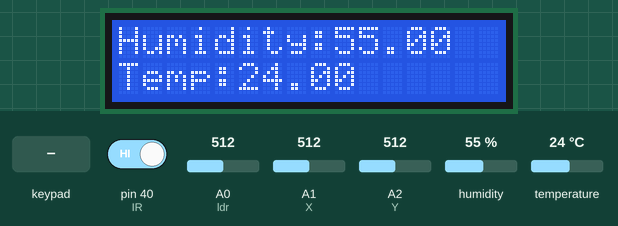
The sketch below on a simulated Arduino Mega 2560, built with avr-gcc and run on an emulated ATmega2560. Shown: 16×2 character LCD. The inputs (shaded band) are chosen by the test bench; at power-on: pin 40 (IR) HIGH, A0 (ldr) = 512, A1 (X) = 512, A2 (Y) = 512, humidity 55 %, temperature 24 °C. Random numbers use the default seed unless the sketch sets one; what the sketch prints to the serial monitor is not drawn.

Above: at 2.2 s.
2.3 s: key 'A' pressed
At 16.5 s:
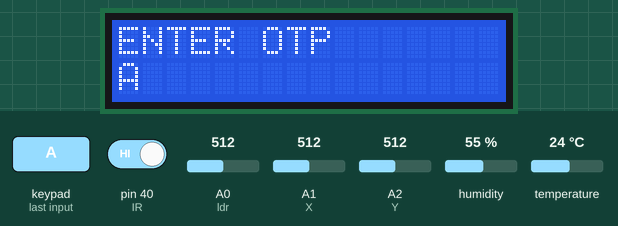
17.6 s: keypad keys 3 8 4 0 4 2 4 4 # pressed 0.4 s apart
At 21.5 s:
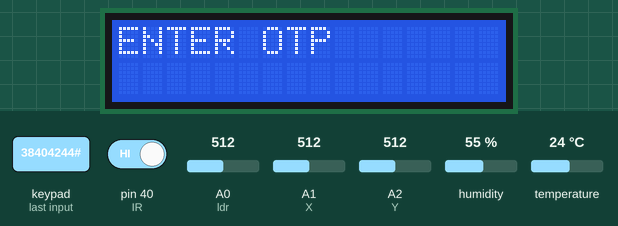
24.2 s: key 'B' pressed
At 25.4 s:
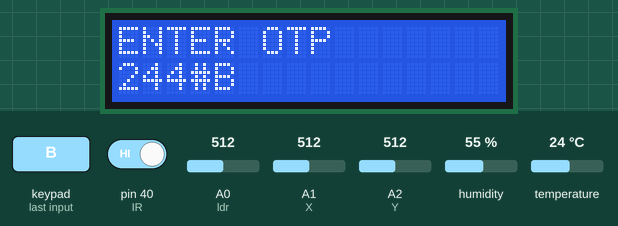
25.7 s: keypad keys 3 8 4 0 4 2 4 4 * pressed 0.4 s apart
At 36.0 s:
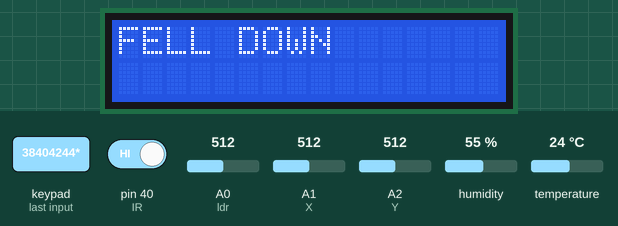
47.3 s: key 'C' pressed
At 48.1 s:
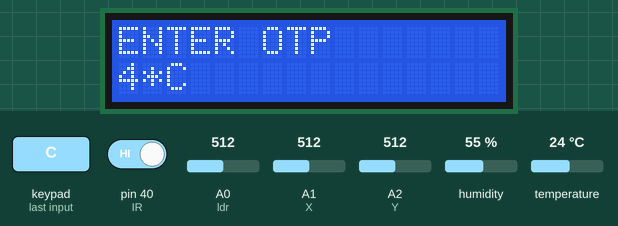
48.8 s: keypad keys 3 8 4 0 4 2 4 4 D pressed 0.4 s apart
At 54.2 s:
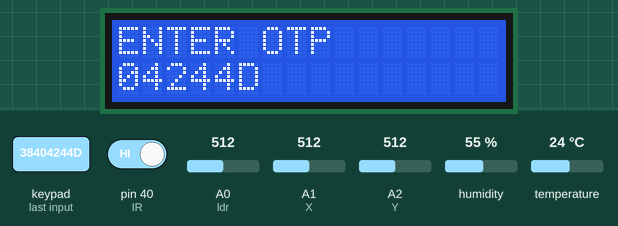
Timing chart, 0 to 55.7 s (numbered marks = the images above; inputs shaded):
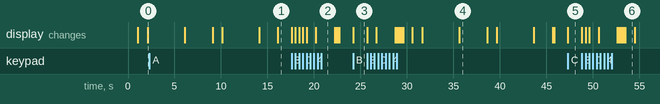

Measured:
- after the input at 17.6 s, the display: first changes at once (image 2 shows a later state)
- after the input at 24.2 s, the display: changes at once (image 3)
- after the input at 25.7 s, the display: first changes at once (image 4 shows a later state)
- after the input at 47.3 s, the display: changes at once (image 5)
- after the input at 48.8 s, the display: first changes at once (image 6 shows a later state)
- what the display in image 4 shows lasts 3.0 s, from 35.6 s to 38.6 s
- what the display in image 6 shows lasts 1.0 s, from 53.5 s to 54.5 s

The sketch:

IPSVDG.ino
```cpp
#include<LiquidCrystal.h>
#include<DHT.h>
#include <stdio.h>
#include <stdlib.h>
#include <string.h>
#include <Keypad.h>

#include<String.h>
#define Type DHT11
const int rs = 12, en = 13, d4 = 8, d5 = 9, d6 = 10, d7 = 11;
LiquidCrystal lcd(rs, en, d4, d5, d6, d7);
int X=A1;
int Y=A2;
int ldr=A0;
int IR=40;
int IN1=6;
int IN2=7;
//int gps;
int DHT11PIN=38;
DHT HT(DHT11PIN,Type);
float Humidity;
float tempC;
int valueX;
int valueY;
int value1;
long randNum;
char keyp[6],ch;//keypad
String s;//keypad
String s1;
int str_len;
 char textmessage[20],mystr[20];
const byte ROWS = 4; //four rows
const byte COLS = 4; //four columns
//define the cymbols on the buttons of the keypads
char hexaKeys[ROWS][COLS] = {
  {'1','2','3','A'},
  {'4','5','6','B'},
  {'7','8','9','C'},
  {'*','0','#','D'}
};
byte rowPins[ROWS] = {38,40,42,44}; //connect to the row pinouts of the keypad
byte colPins[COLS] = {46,48,50,52}; //connect to the column pinouts of the keypad

//initialize an instance of class NewKeypad
Keypad customKeypad = Keypad( makeKeymap(hexaKeys), rowPins, colPins, ROWS, COLS);
//TinyGPS gps;
void setup() {
  pinMode(DHT11PIN,INPUT);
  pinMode(X,INPUT);
pinMode(Y,INPUT);
pinMode(ldr,INPUT);
pinMode(IR,INPUT);
HT.begin();
  Serial.begin(9600);

  lcd.begin(16,2);
  lcd.clear();
  lcd.setCursor(0,0);
  lcd.print("INTELLIGENT PACKAGE");
   lcd.setCursor(0,1);
   lcd.print("SYSTEM");
  delay(1000);
 }
void loop(){
  IRcheck();
  tempcheck();
  accelometerRead();
  ldrcheck();
  keycheck();
  }

void IRcheck(){
  if(digitalRead(IR)==0){
    lcd.clear();
    lcd.print("OBJECT PLACED");
    delay(1000);
    digitalWrite(IN1,HIGH);
    digitalWrite(IN2,LOW);
    delay(1000);
  }
  else{
    lcd.clear();
    lcd.print("NO OBJECT");
    delay(1000);
  }
}
void accelometerRead(){
  valueX=analogRead(X);
  valueY=analogRead(Y);

  Serial.println(valueX);
  Serial.println(valueY);
  delay(1000);
  if(valueX>400 || valueX<300)
  {
    lcd.clear();
    lcd.print("FELL DOWN");
    //Serial.print("A");

    delay(3000);
  }
//  if(valueY>400 || valueY<300)
//  {
//    lcd.clear();
//    lcd.print("FELL DOWN");
////    delay(1000);
//  }
  else{
     lcd.clear();
    lcd.print("NORMAL");

   Serial.print("NORMAL");
    delay(3000);

  }
}
  void tempcheck(){
    Humidity=HT.readHumidity();
    tempC=HT.readTemperature();
    lcd.clear();
    lcd.setCursor(0,0);
    lcd.print("Humidity:");
    lcd.print(Humidity);
    lcd.setCursor(0,1);
    lcd.print("Temp:");
    lcd.print(tempC);
    Serial.print("Humidity:");
    Serial.print(Humidity);
    Serial.print("Temperature:");
    Serial.print(tempC);
    Serial.println(" c ");
    delay(3000);
  }


void ldrcheck(){
  value1=analogRead(ldr);
  Serial.print(value1);
  lcd.clear();
  lcd.print("LDRValue:");
  lcd.print(ldr);
  delay(1000);
  if(value1<300){
    lcd.clear();
    lcd.print("SEALED BOX");
    delay(3000);
  }

  else{
     lcd.clear();
     lcd.setCursor(0,0);
    lcd.print("SOMEONE TRY TO");
    lcd.setCursor(0,1);
    lcd.print("OPEN THE PACKAGE");
    delay(2000);
  }
}

void keycheck(){
//  if(gps==20)
//  {
//    gps=0;
randNum=random(100000,999999);
    s1=String(randNum);
    Serial.println("$OTP:"+s1+"#");
    delay(2000);
    for(int i=0;i<3;i++)
    {
    lcd.clear();
    lcd.print("ENTER OTP");

    delay(2000);
    keyPressed();
    if(s==s1)
    {
      lcd.clear();
     lcd.print("OTP MATCHED");
     delay(2000);
     lcd.setCursor(0,1);
     lcd.print("UNLOCKING PACKAGE");
     delay(2000);

    }
  }
}

//    digitalWrite(IN1,LOW);
//    digitalWrite(IN2,HIGH);
//    delay(1000);
void keyPressed()
{
  int l=0;
  while(1)
  {
    while(ch=customKeypad.getKey())
    {
      keyp[l]=ch;
      Serial.println(keyp[l]);
      lcd.setCursor(l,1);
      lcd.print(keyp[l]);

      l++;
    }
    keyp[6]='\0';
    if(l==6)
      break;
  }
  s=String(keyp);
  delay(1000);
}
```
